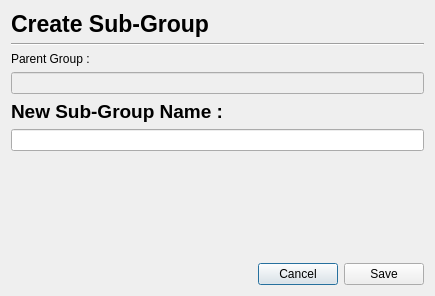
<?xml version="1.0" encoding="UTF-8"?>
<ui version="4.0">
 <class>Euclid::PhzQtUI::DialogCreateSubGroup</class>
 <widget class="QDialog" name="Euclid::PhzQtUI::DialogCreateSubGroup">
  <property name="geometry">
   <rect>
    <x>0</x>
    <y>0</y>
    <width>435</width>
    <height>296</height>
   </rect>
  </property>
  <property name="windowTitle">
   <string>Create Sub-Group</string>
  </property>
  <layout class="QVBoxLayout" name="verticalLayout">
   <item>
    <layout class="QHBoxLayout" name="horizontalLayout_2">
     <item>
      <widget class="QLabel" name="label_2">
       <property name="font">
        <font>
         <pointsize>17</pointsize>
         <weight>75</weight>
         <bold>true</bold>
        </font>
       </property>
       <property name="text">
        <string>Create Sub-Group</string>
       </property>
      </widget>
     </item>
     <item>
      <spacer name="horizontalSpacer_4">
       <property name="orientation">
        <enum>Qt::Horizontal</enum>
       </property>
       <property name="sizeHint" stdset="0">
        <size>
         <width>40</width>
         <height>20</height>
        </size>
       </property>
      </spacer>
     </item>
    </layout>
   </item>
   <item>
    <widget class="Line" name="line">
     <property name="orientation">
      <enum>Qt::Horizontal</enum>
     </property>
    </widget>
   </item>
   <item>
    <layout class="QVBoxLayout" name="verticalLayout_2">
     <item>
      <widget class="QLabel" name="label">
       <property name="text">
        <string>Parent Group :</string>
       </property>
      </widget>
     </item>
     <item>
      <widget class="QLineEdit" name="txt_parent">
       <property name="enabled">
        <bool>false</bool>
       </property>
       <property name="readOnly">
        <bool>true</bool>
       </property>
      </widget>
     </item>
     <item>
      <widget class="QLabel" name="label_3">
       <property name="font">
        <font>
         <pointsize>14</pointsize>
         <weight>75</weight>
         <bold>true</bold>
        </font>
       </property>
       <property name="text">
        <string>New Sub-Group Name :</string>
       </property>
      </widget>
     </item>
     <item>
      <widget class="QLineEdit" name="txt_new"/>
     </item>
    </layout>
   </item>
   <item>
    <spacer name="verticalSpacer">
     <property name="orientation">
      <enum>Qt::Vertical</enum>
     </property>
     <property name="sizeHint" stdset="0">
      <size>
       <width>20</width>
       <height>40</height>
      </size>
     </property>
    </spacer>
   </item>
   <item>
    <layout class="QHBoxLayout" name="horizontalLayout">
     <item>
      <spacer name="horizontalSpacer">
       <property name="orientation">
        <enum>Qt::Horizontal</enum>
       </property>
       <property name="sizeHint" stdset="0">
        <size>
         <width>40</width>
         <height>20</height>
        </size>
       </property>
      </spacer>
     </item>
     <item>
      <widget class="QPushButton" name="btn_cancel">
       <property name="text">
        <string>Cancel</string>
       </property>
       <property name="autoDefault">
        <bool>false</bool>
       </property>
       <property name="default">
        <bool>true</bool>
       </property>
      </widget>
     </item>
     <item>
      <widget class="QPushButton" name="pushButton">
       <property name="text">
        <string>Save</string>
       </property>
      </widget>
     </item>
    </layout>
   </item>
  </layout>
 </widget>
 <resources/>
 <connections/>
</ui>
